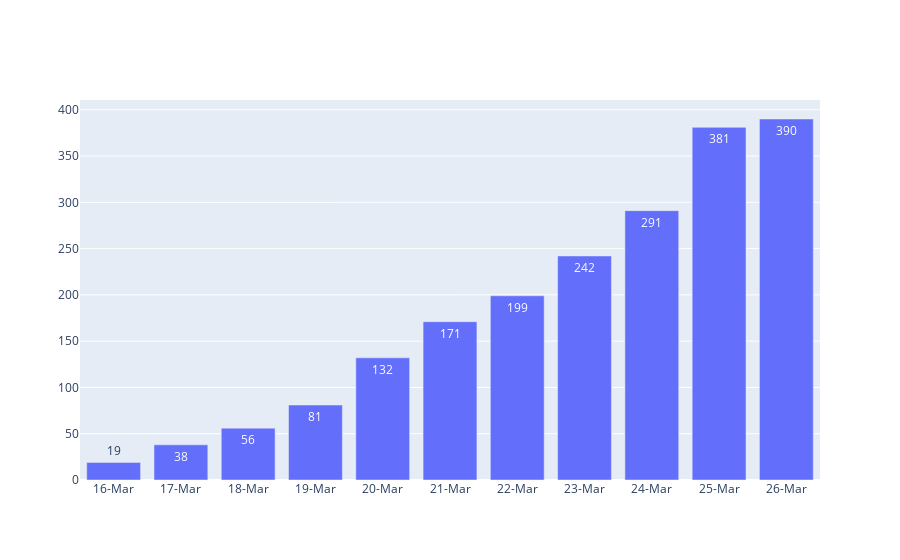

Notebook cell for this chart:
### Code cell
# Criando Layout:
layout = go.Layout(title='Porcentagem de casos confirmados por Região')


Sul = go.Bar(x = list(dadosgeral.Estado),
                y = sul.Sul, name = 'Sul', text= sul.Sul,)


fig.update_traces(texttemplate='%{text:.2s}', textposition='outside')
fig.update_layout(uniformtext_minsize=8, uniformtext_mode='hide')

data = [Sul]
py.iplot(data)

### Figure 1 — Plotly figure (JSON) as saved in the notebook; plotly's stock layout.template omitted (floating-point values rounded to 4 significant figures)
{"data": [{"name": "Sul", "text": [19, 38, 56, 81, 132, 171, 199, 242, 291, 381, 390], "type": "bar", "x": ["16-Mar", "17-Mar", "18-Mar", "19-Mar", "20-Mar", "21-Mar", "22-Mar", "23-Mar", "24-Mar", "25-Mar", "26-Mar"], "y": [19, 38, 56, 81, 132, 171, 199, 242, 291, 381, 390]}], "layout": {}}
